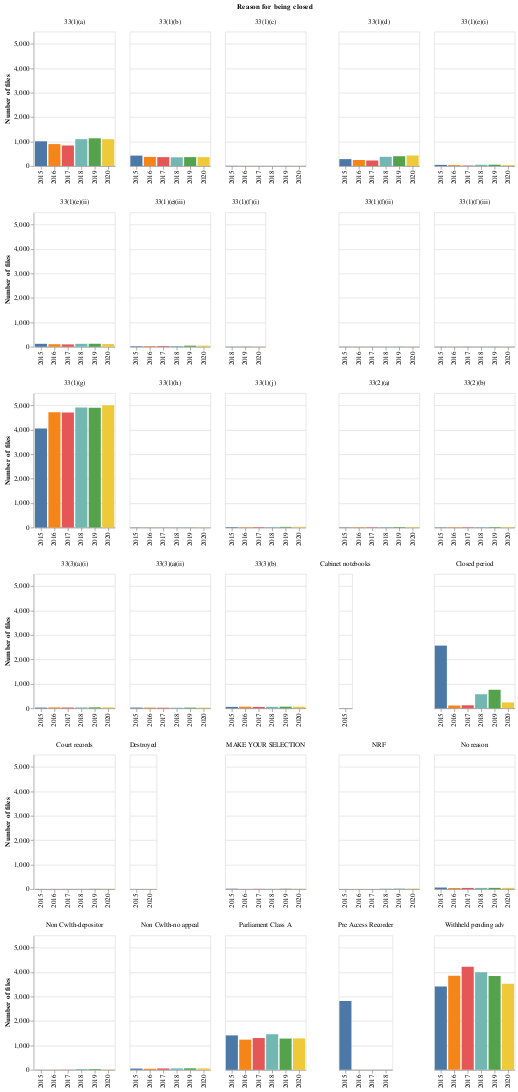

Notebook code for this chart:
### Markdown cell above
## Visualise the number of times each reason is cited

### Code cell
alt.Chart(harvest_reasons_counts).mark_bar().encode(
    x=alt.X('year:O', title=None),
    y=alt.Y('count:Q', title='Number of files'),
    color=alt.Color('year:N', legend=None),
    facet=alt.Facet('reason:O', align='each', columns=5, title='Reason for being closed'),
    tooltip=['year:O', 'reason:N', 'count:Q']
).properties(height=200).resolve_scale(
    x='independent'
)

### Figure 1 — Vega-Lite specification as saved in the notebook (floating-point values rounded to 4 significant figures; data arrays with more than 128 entries replaced by an {"elided": "..."} marker saying what was removed)
{"config": {"view": {"continuousWidth": 400, "continuousHeight": 300}}, "data": {"name": "data-1247b0d12a5a9b6b695321b0a856da54"}, "mark": "bar", "encoding": {"color": {"type": "nominal", "field": "year", "legend": null}, "facet": {"type": "ordinal", "align": "each", "columns": 5, "field": "reason", "title": "Reason for being closed"}, "tooltip": [{"type": "ordinal", "field": "year"}, {"type": "nominal", "field": "reason"}, {"type": "quantitative", "field": "count"}], "x": {"type": "ordinal", "field": "year", "title": null}, "y": {"type": "quantitative", "field": "count", "title": "Number of files"}}, "height": 200, "resolve": {"scale": {"x": "independent"}}, "$schema": "https://vega.github.io/schema/vega-lite/v4.8.1.json", "datasets": {"data-1247b0d12a5a9b6b695321b0a856da54": {"elided": "166 records"}}}
